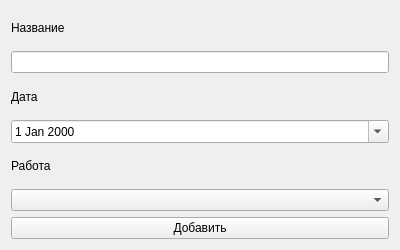
<?xml version="1.0" encoding="UTF-8"?>
<ui version="4.0">
 <class>reports_insert</class>
 <widget class="QWidget" name="reports_insert">
  <property name="geometry">
   <rect>
    <x>0</x>
    <y>0</y>
    <width>400</width>
    <height>250</height>
   </rect>
  </property>
  <property name="windowTitle">
   <string>Form</string>
  </property>
  <layout class="QGridLayout" name="gridLayout">
   <item row="0" column="0">
    <widget class="QLabel" name="label_2">
     <property name="text">
      <string>Название</string>
     </property>
    </widget>
   </item>
   <item row="6" column="0">
    <widget class="QPushButton" name="InsertSubmit">
     <property name="sizePolicy">
      <sizepolicy hsizetype="Expanding" vsizetype="Fixed">
       <horstretch>0</horstretch>
       <verstretch>0</verstretch>
      </sizepolicy>
     </property>
     <property name="maximumSize">
      <size>
       <width>16777215</width>
       <height>16777215</height>
      </size>
     </property>
     <property name="sizeIncrement">
      <size>
       <width>0</width>
       <height>0</height>
      </size>
     </property>
     <property name="baseSize">
      <size>
       <width>0</width>
       <height>0</height>
      </size>
     </property>
     <property name="layoutDirection">
      <enum>Qt::LeftToRight</enum>
     </property>
     <property name="styleSheet">
      <string notr="true"/>
     </property>
     <property name="text">
      <string>Добавить</string>
     </property>
     <property name="autoRepeatInterval">
      <number>100</number>
     </property>
     <property name="autoDefault">
      <bool>false</bool>
     </property>
    </widget>
   </item>
   <item row="2" column="0">
    <widget class="QLabel" name="label_3">
     <property name="text">
      <string>Дата</string>
     </property>
    </widget>
   </item>
   <item row="4" column="0">
    <widget class="QLabel" name="label_4">
     <property name="text">
      <string>Работа</string>
     </property>
    </widget>
   </item>
   <item row="3" column="0">
    <widget class="QDateEdit" name="dateEdit">
     <property name="calendarPopup">
      <bool>true</bool>
     </property>
    </widget>
   </item>
   <item row="5" column="0">
    <widget class="QComboBox" name="comboBox"/>
   </item>
   <item row="1" column="0">
    <widget class="QLineEdit" name="NameInput">
     <property name="focusPolicy">
      <enum>Qt::ClickFocus</enum>
     </property>
    </widget>
   </item>
  </layout>
 </widget>
 <resources/>
 <connections/>
</ui>
